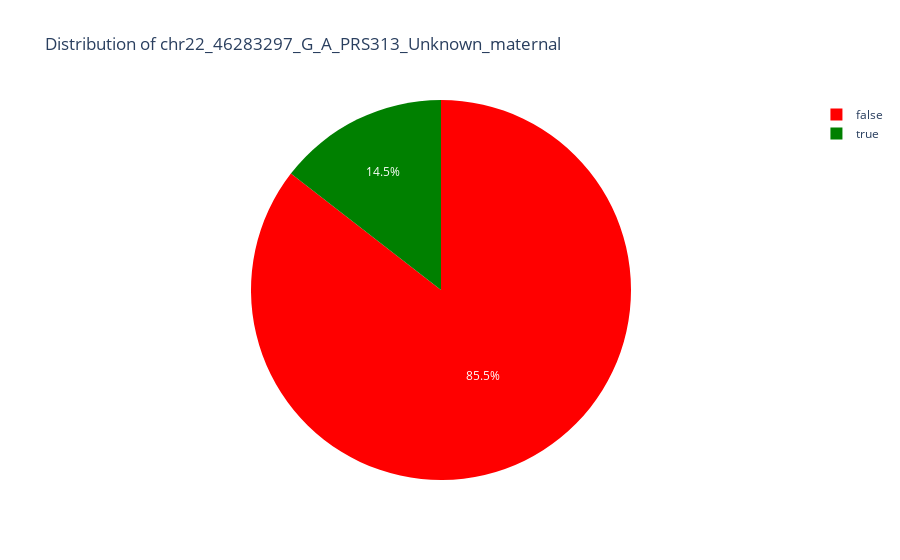
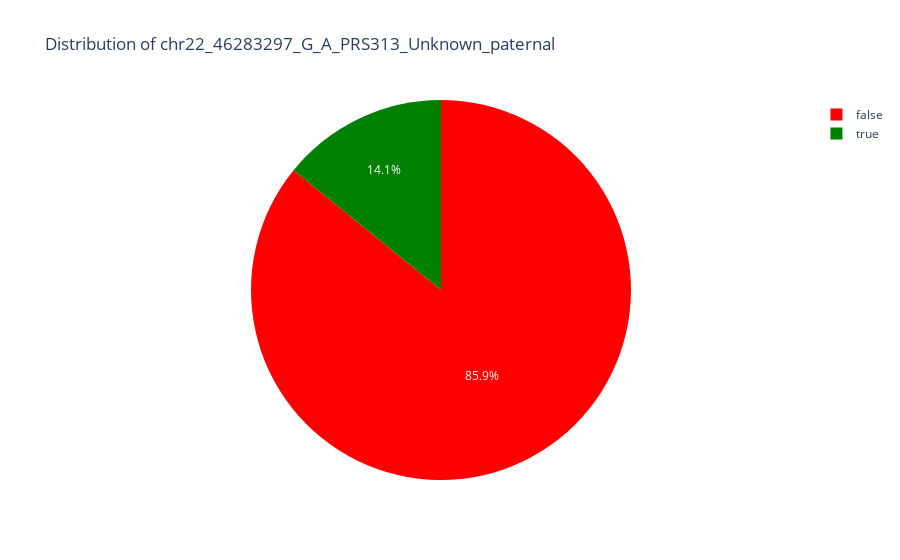
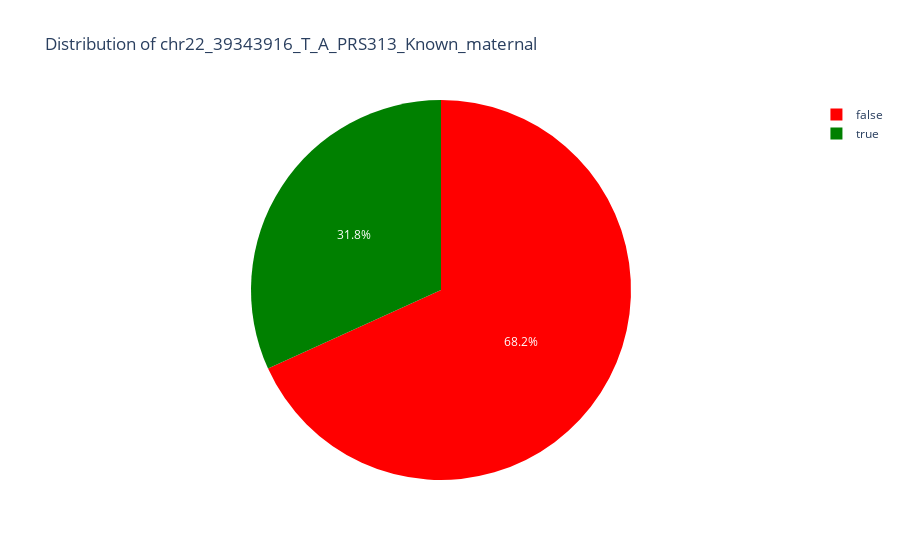
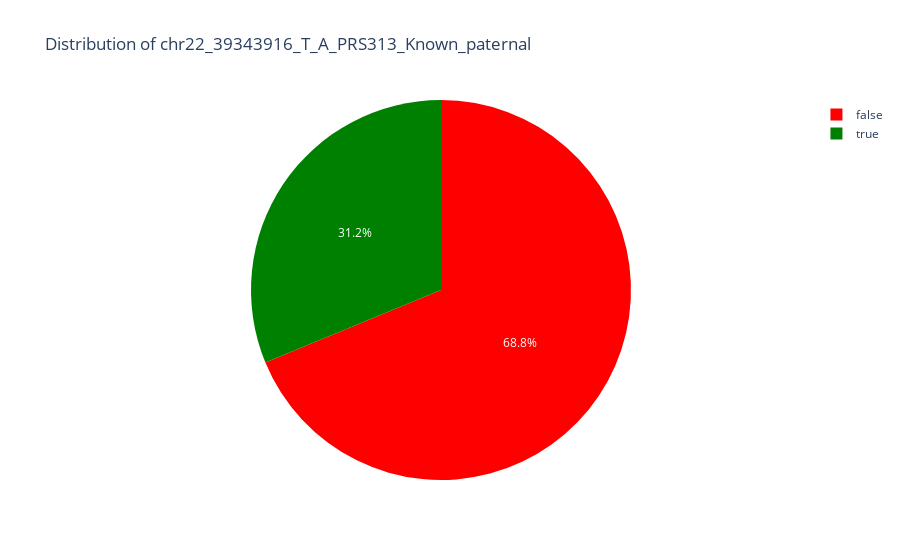

Write notebook code for charts like these, in order.
### Code cell
import pandas as pd
import plotly.express as px

# Assuming your modified dataframe is named 'df_phased'
# Melt the dataframe to convert it into a long format
melted_df = pd.melt(df_phased)

# Create an interactive pie chart for each column to visualize the distribution of allele dosages
for column in df_phased.columns:
    # Count the occurrences of each allele dosage value
    value_counts = melted_df[melted_df['variable'] == column]['value'].value_counts()
    
    # Create a dataframe for the pie chart
    pie_data = pd.DataFrame({'Allele Dosage': value_counts.index, 'Count': value_counts.values})
    
    # Create the interactive pie chart with consistent colors
    fig = px.pie(pie_data, values='Count', names='Allele Dosage', title=f'Distribution of {column}',
                 color='Allele Dosage', color_discrete_sequence=['red', 'green'])
    
    # Display the pie chart
    fig.show()

### Figure 1 — Plotly figure (JSON) as saved in the notebook; plotly's stock layout.template omitted (floating-point values rounded to 4 significant figures)
{"data": [{"customdata": [[false], [true]], "domain": {"x": [0, 1], "y": [0, 1]}, "hovertemplate": "Allele Dosage=%{customdata[0]}<br>Count=%{value}<extra></extra>", "labels": [false, true], "legendgroup": "", "marker": {"colors": ["red", "green"]}, "name": "", "showlegend": true, "type": "pie", "values": [2141, 363]}], "layout": {"legend": {"tracegroupgap": 0}, "piecolorway": ["red", "green"], "title": {"text": "Distribution of chr22_46283297_G_A_PRS313_Unknown_maternal"}}}

### Figure 2 — Plotly figure (JSON) as saved in the notebook; plotly's stock layout.template omitted (floating-point values rounded to 4 significant figures)
{"data": [{"customdata": [[false], [true]], "domain": {"x": [0, 1], "y": [0, 1]}, "hovertemplate": "Allele Dosage=%{customdata[0]}<br>Count=%{value}<extra></extra>", "labels": [false, true], "legendgroup": "", "marker": {"colors": ["red", "green"]}, "name": "", "showlegend": true, "type": "pie", "values": [2150, 354]}], "layout": {"legend": {"tracegroupgap": 0}, "piecolorway": ["red", "green"], "title": {"text": "Distribution of chr22_46283297_G_A_PRS313_Unknown_paternal"}}}

### Figure 3 — Plotly figure (JSON) as saved in the notebook; plotly's stock layout.template omitted (floating-point values rounded to 4 significant figures)
{"data": [{"customdata": [[false], [true]], "domain": {"x": [0, 1], "y": [0, 1]}, "hovertemplate": "Allele Dosage=%{customdata[0]}<br>Count=%{value}<extra></extra>", "labels": [false, true], "legendgroup": "", "marker": {"colors": ["red", "green"]}, "name": "", "showlegend": true, "type": "pie", "values": [1708, 796]}], "layout": {"legend": {"tracegroupgap": 0}, "piecolorway": ["red", "green"], "title": {"text": "Distribution of chr22_39343916_T_A_PRS313_Known_maternal"}}}

### Figure 4 — Plotly figure (JSON) as saved in the notebook; plotly's stock layout.template omitted (floating-point values rounded to 4 significant figures)
{"data": [{"customdata": [[false], [true]], "domain": {"x": [0, 1], "y": [0, 1]}, "hovertemplate": "Allele Dosage=%{customdata[0]}<br>Count=%{value}<extra></extra>", "labels": [false, true], "legendgroup": "", "marker": {"colors": ["red", "green"]}, "name": "", "showlegend": true, "type": "pie", "values": [1722, 782]}], "layout": {"legend": {"tracegroupgap": 0}, "piecolorway": ["red", "green"], "title": {"text": "Distribution of chr22_39343916_T_A_PRS313_Known_paternal"}}}
